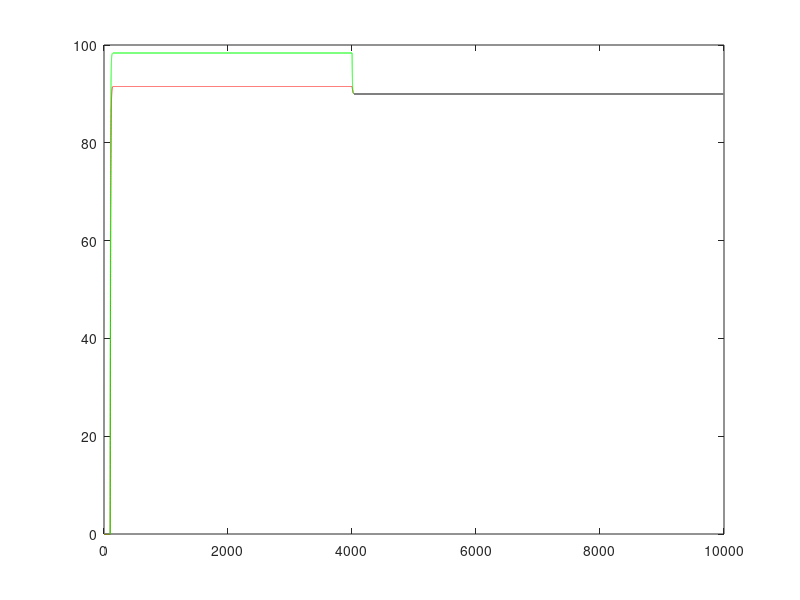

Recreate this plot in MATLAB.

function [time x]=nowta
clear all; clc

S=30;
Nr=2;
A=100;
Tao1=5;
dt=0.1;
e=1;
tf=10000;
time=0:dt:tf;

c=round((tf/dt)+1);
u=zeros(1,c);
x=zeros(Nr,c);
y=zeros(1,c);

for j=1:c

u(j)=0*(time(j)>99)*(time(j)<4001);
y(j)=140*(time(j)>99)*(time(j)<4001);
  
end


for i=1:c-1
       
     funcion1=( u(i)+e*x(2,i));   
    x(1,i+1)=(1-(dt/Tao1))*x(1,i)+(dt/Tao1)*(A*(funcion1.^2)./(S^2+funcion1.^2)).*(funcion1>=0);
    
     funcion2=( y(i)+e*x(1,i));   
    x(2,i+1)=(1-(dt/Tao1))*x(2,i)+(dt/Tao1)*(A*(funcion2.^2)./(S^2+funcion2.^2)).*(funcion2>=0);
    
    
end

plot(time,x(1,:),'r-',time,x(2,:),'g-');
end